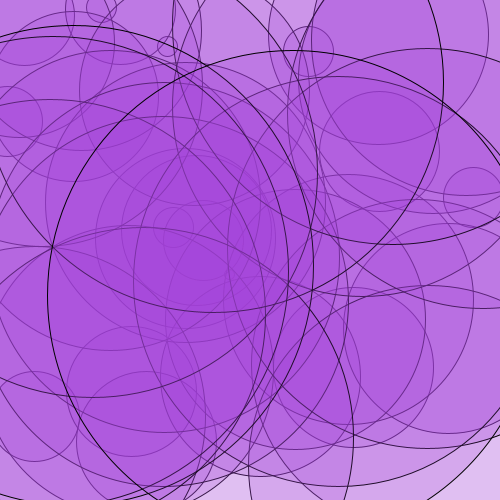
Frame 1 (no input)
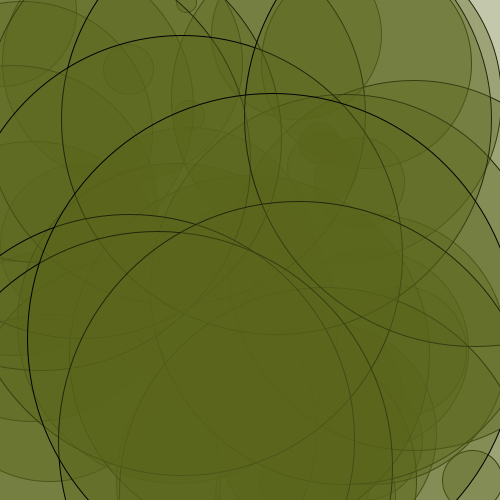
Frame 60 (the mouse pressed at the canvas centre just before this capture)
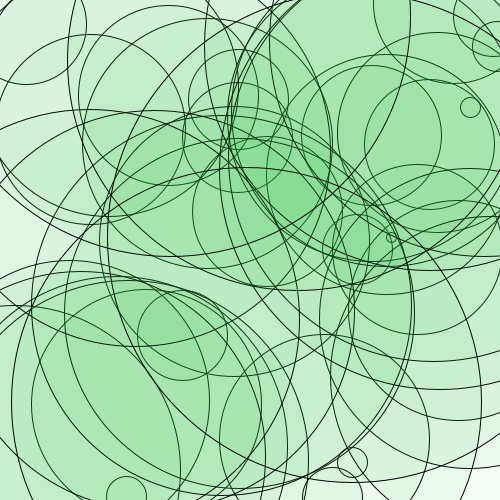
Frame 120 (the mouse held since frame 60 and released just before this capture)

The Processing sketch that drew these frames (run headless with seeded random() and noise(); from frame 60 on, the mouse is pressed at the canvas centre):

// Processing sketch: processing_45483
// ── processing_45483.pde

void setup () {
  size (500,500);
}

void draw () {
  background (255);
  
 
  fill (random(0,255), random(0,255), random(0,230), random(0,200));
  
  for (int i=0; i<50; i++) {
    ellipse (random (0, width), random(0, height), 10*i, 10*i);

}

}
